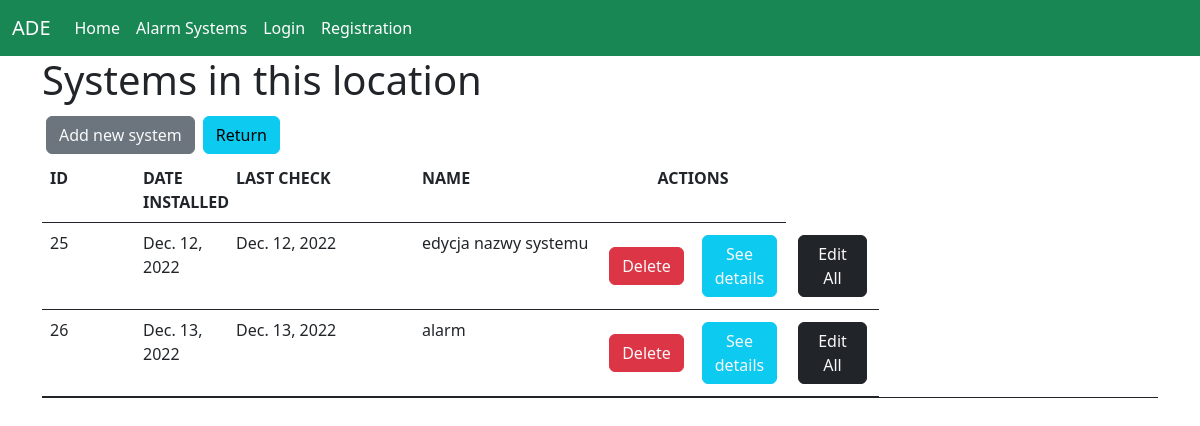
The page /main_view/location_details/14 on the database its author committed.
### alarm_systems/models.py (models this page shows)
class Location(models.Model):
    name = models.CharField(max_length=100)
    address = models.CharField(max_length=255)
    description = models.TextField(blank=True, null=True)
    customer = models.ForeignKey('Customer', on_delete=models.CASCADE)

class System(models.Model):
    location = models.ForeignKey('Location', on_delete=models.CASCADE)
    date_installed = models.DateField(auto_now_add=True)
    last_check = models.DateField(auto_now=True)
    system_type = models.ForeignKey('SystemType', on_delete=models.CASCADE)

class SystemType(models.Model):
    name = models.CharField(max_length=100)

### alarm_systems/views.py (the view)
# urls.py: path('main_view/location_details/<int:location_id>', views.location_details,
def location_details(request, location_id):
    systems = System.objects.filter(location_id=location_id)
    locations = Location.objects.filter(pk=location_id)
    return render(
        request,
        'home/location_details/location_details_main_page.html',
        context={
            'systems': systems,
            'locations': locations})

### alarm_systems/templates/home/location_details/location_details_main_page.html (shortened to what this page needs)
{% extends 'base.html' %}
{% block container %}
    <div class="schedules-content">
    <h1>Systems in this location</h1>
        <div class="col-sm">{% for demanded_action in locations %}
            <a href="{% url 'alarm_systems:add_system_for_location' demanded_action.id %}"
               class="btn btn-secondary  rounded-10 text-light m-1">Add new
                system </a>
            <a href="{% url 'alarm_systems:details_customer' demanded_action.customer_id %}" class="btn btn-info">Return</a>
        {% endfor %}
        </div>
        <table class="table border-bottom border-dark ">
            <thead>
            <tr class="d-flex">
                <th class="col-sm-1">ID</th>
                <th class="col-1">DATE INSTALLED</th>
                <th class="col-2">LAST CHECK</th>
                <th class="col-md-2">NAME</th>
                <th class="col-2 text-center">ACTIONS</th>
            </tr>
            </thead>
            <tbody class="text-color-lighter">
            {% for system in systems %}
                <tr class="d-flex ">
                <td class="col-sm-1">{{ system.id }}</td>
                <td class="col-1">{{ system.date_installed }}</td>
                <td class="col-2">{{ system.last_check }}</td>
                <td class="col-md-2">{{ system.system_type.name }}</td>
                <td class="col-1 d-flex align-items-center justify-content-center flex-wrap">
                <a href="{% url 'alarm_systems:delete_system' system.id %}"
                   class="btn btn-danger rounded-10 text-light m-1">Delete</a></td>
                <td class="col-1 d-flex align-items-center justify-content-center flex-wrap">
                <a href="{% url 'alarm_systems:details_system' system.id %}"
                   class="btn btn-info rounded-10 text-light m-1">See details</a></td>
                <td class="col-1 d-flex align-items-center justify-content-center flex-wrap">
                <a href="{% url 'alarm_systems:edit_system_name' system.id %}"
                   class="btn btn-dark rounded-10 text-light m-1">Edit All</a></td>{% endfor %}
            </tr>
            </tbody>
        </table>
    </div>
{% endblock %}

### rows shown on the page
System: id "25", date_installed "Dec. 12, 2022", last_check "Dec. 12, 2022", system_type.name "edycja nazwy systemu"
System: id "26", date_installed "Dec. 13, 2022", last_check "Dec. 13, 2022", system_type.name "alarm"
